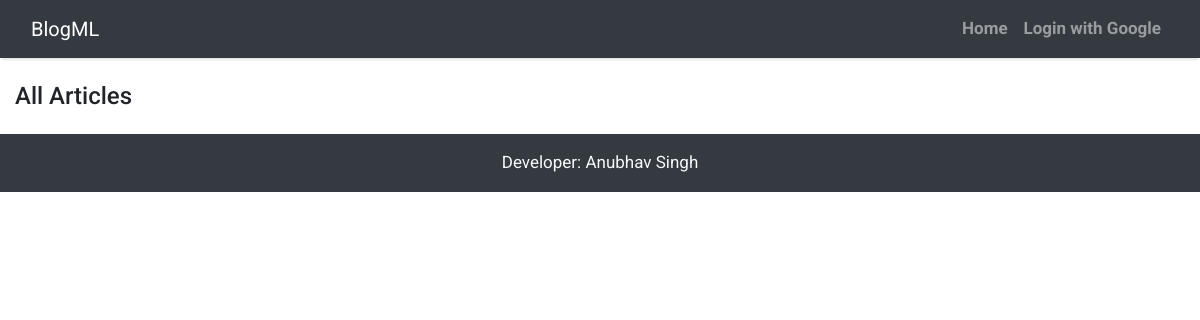
Before: /postlist/ with the older database file.
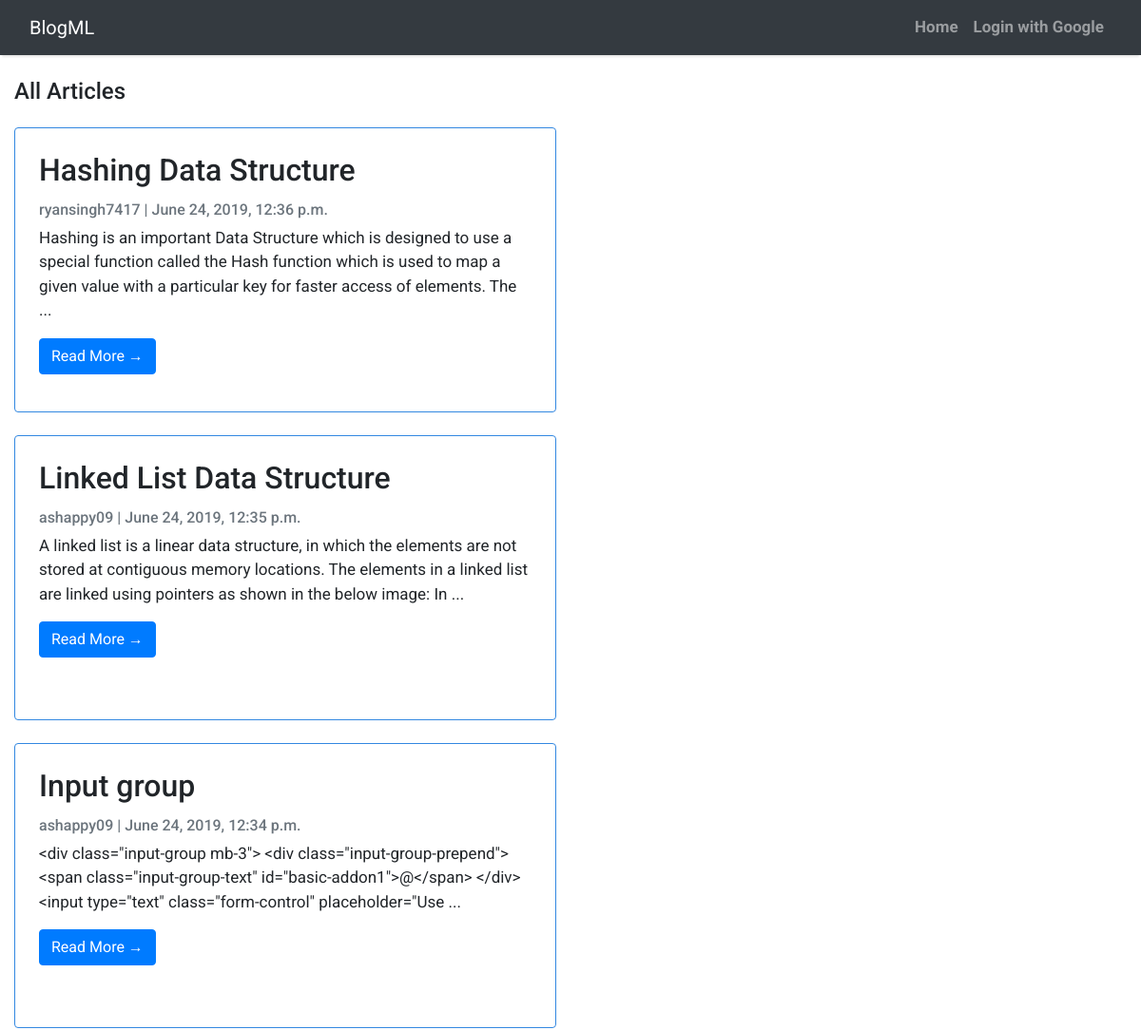
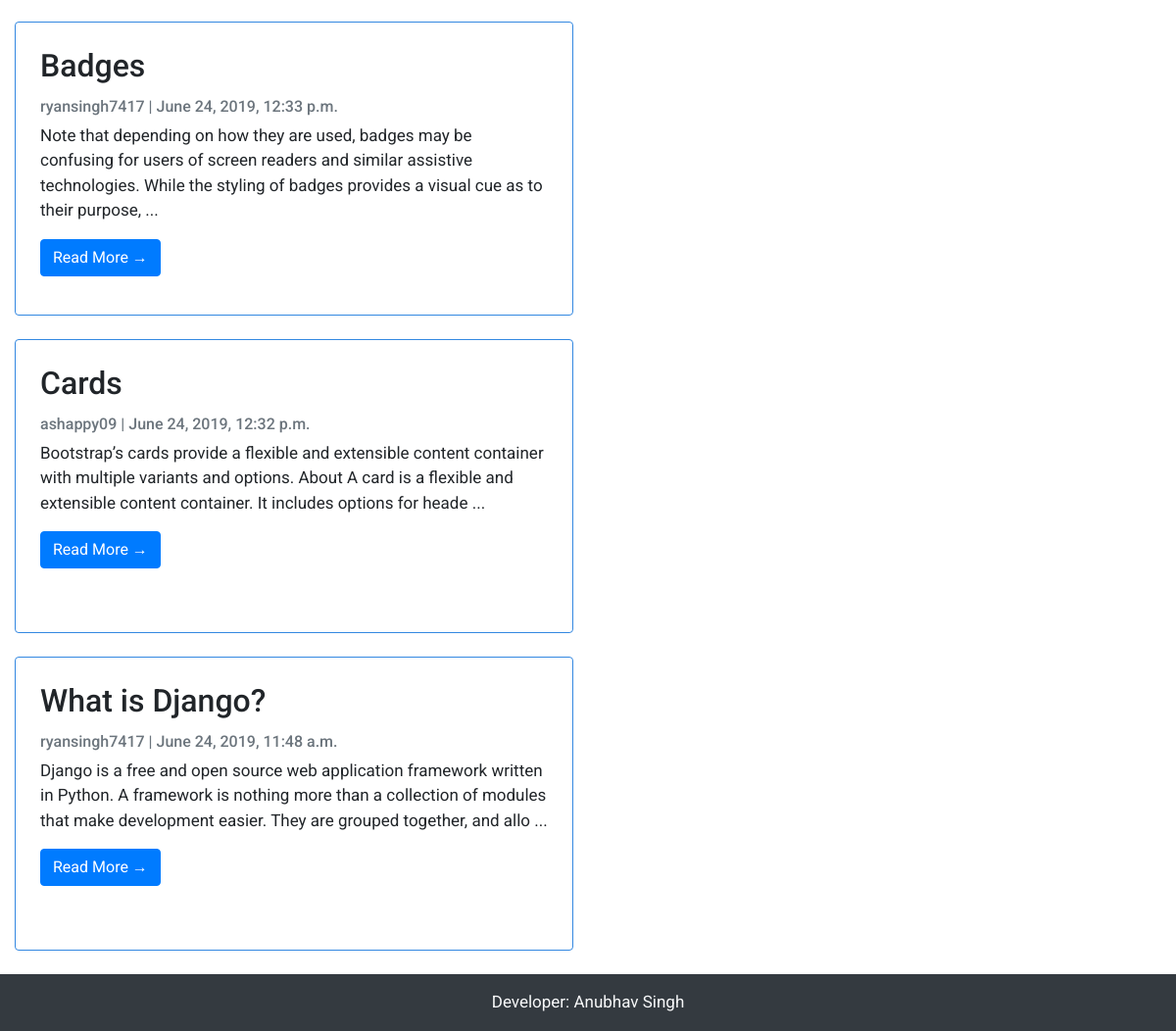
After: the same page with the newer database file (2 pictures, top to bottom).
### dashboard/models.py (models this page shows, shortened)
class Post(models.Model):
    author = models.ForeignKey(settings.AUTH_USER_MODEL, on_delete=models.CASCADE)
    title = models.CharField(max_length=200)
    text = models.TextField()
    created_date = models.DateTimeField(default=timezone.now)
    published_date = models.DateTimeField(blank=True, null=True)
    objects = models.Manager

### dashboard/views.py (the view)
# urls.py: path('postlist/',views.getallpost,name = 'postlist')
def getallpost(request):
    post = Post.objects.order_by('-published_date')
    return render(request,'postlist.html',{'post_list':post,'info':"All Articles"})

### dashboard/templates/postlist.html
{% extends 'base.html' %} {% block content %}
<div class="col-md-6 mt-3 ">
        <h4 class=" site-heading my-4 mt-3 text-black">{{info}}</h4>
        {% for object in post_list %}
        <div class="card mb-4">
            <div class="card-body">
                <h2 class="card-title">{{ object.title }}</h2>
                <p class="card-text text-muted h6">{{ object.author }} | {{ object.published_date}} </p>
                <p class="card-text">{{object.text|slice:200}} ...</p>
                <a href="{% url 'post_detail' pk=object.pk  %}" class="btn btn-primary">Read More &rarr;</a>
            </div>
        </div>
        {% endfor %}
    </div>
    {% endblock content %}

### dashboard/templates/base.html (shortened to what this page needs)
<!DOCTYPE html>
<html>
    <head>
        <link rel="stylesheet" href="https://maxcdn.bootstrapcdn.com/bootstrap/4.0.0/css/bootstrap.min.css"
 />
    </head>
    <body>
        <nav class="navbar navbar-expand-lg navbar-dark bg-dark shadow" id="mainNav">
            <div class="container-fluid">
                <a class="navbar-brand" href="{% url 'home' %}">BlogML</a>
                <div class="collapse navbar-collapse" id="navbarResponsive">
                    <ul class="navbar-nav ml-auto">
                          <li class="nav-item text-black">
                            <a class="nav-link text-black font-weight-bold" href="{% url 'index' %}">Home</a>
                        </li>
                        {% if user.is_authenticated %}
                        <li class="nav-item text-black">
                                <a class="nav-link text-black font-weight-bold" href="{% url 'post_new' %}">Post</a>
                            </li>
                        <li class="nav-item text-black">
                            <a class="nav-link text-black font-weight-bold" href="{% url 'postlist/user' %}">Hello, {{user.username}} My Posts</a>
                        </li>
                        <li class="nav-item text-black">
                            <a class="nav-link text-black font-weight-bold" href="{% url 'logout' %}">logout</a>
                        </li>
                        {% else %}
                        <li class="nav-item text-black">
                                <a class="nav-link text-black font-weight-bold" href="{% url 'social:begin' 'google-oauth2' %}">Login with Google</a>
                            </li>
                        {% endif %}
                    </ul>
                </div>
            </div>
        </nav>
        {% block content %}{% endblock content %}
        <footer class="py-3 bg-dark">
                <p class="m-0 text-light text-center dark-skin ">Developer: Anubhav Singh</p>
            </footer>
    </body>
</html>

### dashboard/templates/base.html (style rules this page uses)
body { font-family: "Roboto", sans-serif; font-size: 17px; background-color: white; }
.shadow { box-shadow: 0 4px 2px -2px rgba(0, 0, 0, 0.1); }
.card { padding: 5px; background: white; height : 300px; overflow: auto; border: 1px solid #3388E1; }

Changed rows visible on the page:
added Post: title "Hashing Data Structure", author "ryansingh7417", published_date "June 24, 2019, 12:36 p.m.", text "Hashing is an important Data Structure which is designed to use a special function called the Hash function which is used to map a given value with a particular key for faster access of elements. The"
added Post: title "Linked List Data Structure", author "ashappy09", published_date "June 24, 2019, 12:35 p.m.", text "A linked list is a linear data structure, in which the elements are not stored at contiguous memory locations. The elements in a linked list are linked using pointers as shown in the below image: In"
added Post: title "Input group", author "ashappy09", published_date "June 24, 2019, 12:34 p.m.", text "<div class=\"input-group mb-3\"> <div class=\"input-group-prepend\"> <span class=\"input-group-text\" id=\"basic-addon1\">@</span> </div> <input type=\"text\" class=\"form-control\" placeholder=\"Use"
added Post: title "Badges", author "ryansingh7417", published_date "June 24, 2019, 12:33 p.m.", text "Note that depending on how they are used, badges may be confusing for users of screen readers and similar assistive technologies. While the styling of badges provides a visual cue as to their purpose,"
added Post: title "Cards", author "ashappy09", published_date "June 24, 2019, 12:32 p.m.", text "Bootstrap’s cards provide a flexible and extensible content container with multiple variants and options. About A card is a flexible and extensible content container. It includes options for heade"
added Post: title "What is Django?", author "ryansingh7417", published_date "June 24, 2019, 11:48 a.m.", text "Django is a free and open source web application framework written in Python. A framework is nothing more than a collection of modules that make development easier. They are grouped together, and allo"
